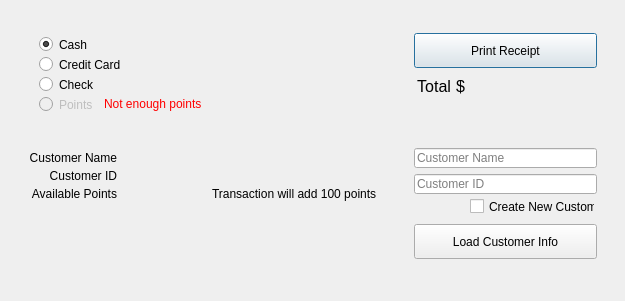
<?xml version="1.0" encoding="UTF-8"?>
<ui version="4.0">
 <class>payment_dialog</class>
 <widget class="QDialog" name="payment_dialog">
  <property name="geometry">
   <rect>
    <x>0</x>
    <y>0</y>
    <width>625</width>
    <height>301</height>
   </rect>
  </property>
  <property name="windowTitle">
   <string>Dialog</string>
  </property>
  <property name="styleSheet">
   <string notr="true">#error_lb, #pay_with_points_lbl {
	color: red;
}

#total_lbl, #total_lbl_2 {
	font-size: 16px;
}</string>
  </property>
  <widget class="QRadioButton" name="cash_rb">
   <property name="geometry">
    <rect>
     <x>39</x>
     <y>36</y>
     <width>82</width>
     <height>17</height>
    </rect>
   </property>
   <property name="text">
    <string>Cash</string>
   </property>
   <property name="checked">
    <bool>true</bool>
   </property>
  </widget>
  <widget class="QRadioButton" name="credit_rb">
   <property name="geometry">
    <rect>
     <x>39</x>
     <y>56</y>
     <width>82</width>
     <height>17</height>
    </rect>
   </property>
   <property name="text">
    <string>Credit Card</string>
   </property>
  </widget>
  <widget class="QRadioButton" name="check_rb">
   <property name="geometry">
    <rect>
     <x>39</x>
     <y>76</y>
     <width>82</width>
     <height>17</height>
    </rect>
   </property>
   <property name="text">
    <string>Check</string>
   </property>
  </widget>
  <widget class="QPushButton" name="print_btn">
   <property name="geometry">
    <rect>
     <x>414</x>
     <y>33</y>
     <width>183</width>
     <height>35</height>
    </rect>
   </property>
   <property name="text">
    <string>Print Receipt</string>
   </property>
  </widget>
  <widget class="QLabel" name="total_lbl_2">
   <property name="geometry">
    <rect>
     <x>362</x>
     <y>73</y>
     <width>89</width>
     <height>27</height>
    </rect>
   </property>
   <property name="text">
    <string>Total</string>
   </property>
   <property name="alignment">
    <set>Qt::AlignRight|Qt::AlignTrailing|Qt::AlignVCenter</set>
   </property>
  </widget>
  <widget class="QLabel" name="total_lbl">
   <property name="geometry">
    <rect>
     <x>456</x>
     <y>73</y>
     <width>137</width>
     <height>27</height>
    </rect>
   </property>
   <property name="styleSheet">
    <string notr="true"/>
   </property>
   <property name="text">
    <string>$</string>
   </property>
   <property name="alignment">
    <set>Qt::AlignLeading|Qt::AlignLeft|Qt::AlignVCenter</set>
   </property>
  </widget>
  <widget class="QLabel" name="error_lbl">
   <property name="geometry">
    <rect>
     <x>20</x>
     <y>112</y>
     <width>273</width>
     <height>16</height>
    </rect>
   </property>
   <property name="text">
    <string/>
   </property>
   <property name="alignment">
    <set>Qt::AlignRight|Qt::AlignTrailing|Qt::AlignVCenter</set>
   </property>
  </widget>
  <widget class="QPushButton" name="load_customer_info_btn">
   <property name="geometry">
    <rect>
     <x>414</x>
     <y>224</y>
     <width>183</width>
     <height>35</height>
    </rect>
   </property>
   <property name="text">
    <string>Load Customer Info</string>
   </property>
  </widget>
  <widget class="QLineEdit" name="customer_name_field">
   <property name="geometry">
    <rect>
     <x>414</x>
     <y>148</y>
     <width>183</width>
     <height>20</height>
    </rect>
   </property>
   <property name="placeholderText">
    <string>Customer Name</string>
   </property>
   <property name="clearButtonEnabled">
    <bool>true</bool>
   </property>
  </widget>
  <widget class="QLineEdit" name="customer_id_field">
   <property name="geometry">
    <rect>
     <x>414</x>
     <y>174</y>
     <width>183</width>
     <height>20</height>
    </rect>
   </property>
   <property name="placeholderText">
    <string>Customer ID</string>
   </property>
   <property name="clearButtonEnabled">
    <bool>true</bool>
   </property>
  </widget>
  <widget class="QRadioButton" name="points_rb">
   <property name="enabled">
    <bool>false</bool>
   </property>
   <property name="geometry">
    <rect>
     <x>39</x>
     <y>96</y>
     <width>82</width>
     <height>17</height>
    </rect>
   </property>
   <property name="text">
    <string>Points</string>
   </property>
  </widget>
  <widget class="QLabel" name="available_points_lbl">
   <property name="geometry">
    <rect>
     <x>122</x>
     <y>186</y>
     <width>86</width>
     <height>16</height>
    </rect>
   </property>
   <property name="text">
    <string/>
   </property>
   <property name="alignment">
    <set>Qt::AlignLeading|Qt::AlignLeft|Qt::AlignVCenter</set>
   </property>
  </widget>
  <widget class="QLabel" name="available_points_lbl_2">
   <property name="geometry">
    <rect>
     <x>28</x>
     <y>186</y>
     <width>89</width>
     <height>16</height>
    </rect>
   </property>
   <property name="text">
    <string>Available Points</string>
   </property>
   <property name="alignment">
    <set>Qt::AlignRight|Qt::AlignTrailing|Qt::AlignVCenter</set>
   </property>
  </widget>
  <widget class="QLabel" name="pay_with_points_lbl">
   <property name="geometry">
    <rect>
     <x>104</x>
     <y>96</y>
     <width>223</width>
     <height>16</height>
    </rect>
   </property>
   <property name="styleSheet">
    <string notr="true"/>
   </property>
   <property name="text">
    <string>Not enough points</string>
   </property>
   <property name="alignment">
    <set>Qt::AlignLeading|Qt::AlignLeft|Qt::AlignVCenter</set>
   </property>
  </widget>
  <widget class="QCheckBox" name="new_customer_cb">
   <property name="geometry">
    <rect>
     <x>470</x>
     <y>198</y>
     <width>125</width>
     <height>17</height>
    </rect>
   </property>
   <property name="text">
    <string>Create New Customer</string>
   </property>
   <property name="checkable">
    <bool>true</bool>
   </property>
  </widget>
  <widget class="QLabel" name="available_points_lbl_3">
   <property name="geometry">
    <rect>
     <x>28</x>
     <y>150</y>
     <width>89</width>
     <height>16</height>
    </rect>
   </property>
   <property name="text">
    <string>Customer Name</string>
   </property>
   <property name="alignment">
    <set>Qt::AlignRight|Qt::AlignTrailing|Qt::AlignVCenter</set>
   </property>
  </widget>
  <widget class="QLabel" name="customer_name_lbl">
   <property name="geometry">
    <rect>
     <x>122</x>
     <y>150</y>
     <width>235</width>
     <height>16</height>
    </rect>
   </property>
   <property name="text">
    <string/>
   </property>
   <property name="alignment">
    <set>Qt::AlignLeading|Qt::AlignLeft|Qt::AlignVCenter</set>
   </property>
  </widget>
  <widget class="QLabel" name="customer_id_lbl">
   <property name="geometry">
    <rect>
     <x>122</x>
     <y>168</y>
     <width>235</width>
     <height>16</height>
    </rect>
   </property>
   <property name="text">
    <string/>
   </property>
   <property name="alignment">
    <set>Qt::AlignLeading|Qt::AlignLeft|Qt::AlignVCenter</set>
   </property>
  </widget>
  <widget class="QLabel" name="available_points_lbl_6">
   <property name="geometry">
    <rect>
     <x>28</x>
     <y>168</y>
     <width>89</width>
     <height>16</height>
    </rect>
   </property>
   <property name="text">
    <string>Customer ID</string>
   </property>
   <property name="alignment">
    <set>Qt::AlignRight|Qt::AlignTrailing|Qt::AlignVCenter</set>
   </property>
  </widget>
  <widget class="QLabel" name="points_transaction_lbl">
   <property name="geometry">
    <rect>
     <x>212</x>
     <y>186</y>
     <width>201</width>
     <height>16</height>
    </rect>
   </property>
   <property name="styleSheet">
    <string notr="true"/>
   </property>
   <property name="text">
    <string>Transaction will add 100 points</string>
   </property>
   <property name="alignment">
    <set>Qt::AlignLeading|Qt::AlignLeft|Qt::AlignVCenter</set>
   </property>
  </widget>
 </widget>
 <resources/>
 <connections/>
</ui>
